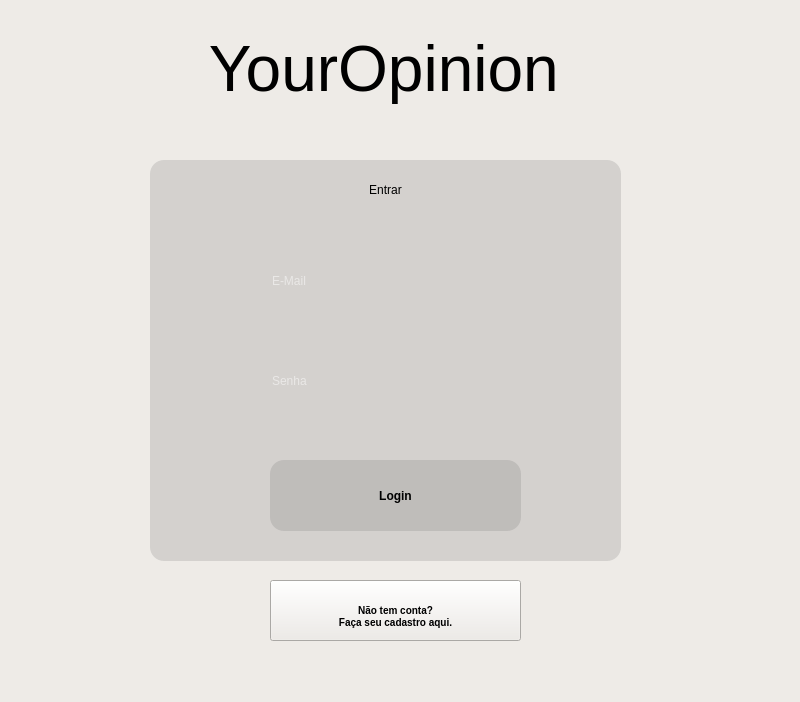
<?xml version="1.0" encoding="UTF-8"?>
<ui version="4.0">
 <class>MainWindow</class>
 <widget class="QMainWindow" name="MainWindow">
  <property name="geometry">
   <rect>
    <x>0</x>
    <y>0</y>
    <width>800</width>
    <height>702</height>
   </rect>
  </property>
  <property name="windowTitle">
   <string>MainWindow</string>
  </property>
  <property name="styleSheet">
   <string notr="true">background-color: rgb(238, 235, 231);</string>
  </property>
  <widget class="QWidget" name="centralwidget">
   <widget class="QFrame" name="frame">
    <property name="geometry">
     <rect>
      <x>40</x>
      <y>10</y>
      <width>711</width>
      <height>121</height>
     </rect>
    </property>
    <property name="styleSheet">
     <string notr="true">background-color: transparent;

</string>
    </property>
    <property name="frameShape">
     <enum>QFrame::StyledPanel</enum>
    </property>
    <property name="frameShadow">
     <enum>QFrame::Raised</enum>
    </property>
    <widget class="QLabel" name="NomeSite">
     <property name="geometry">
      <rect>
       <x>110</x>
       <y>20</y>
       <width>471</width>
       <height>81</height>
      </rect>
     </property>
     <property name="whatsThis">
      <string>&lt;html&gt;&lt;head/&gt;&lt;body&gt;&lt;p align=&quot;center&quot;&gt;&lt;br/&gt;&lt;/p&gt;&lt;/body&gt;&lt;/html&gt;</string>
     </property>
     <property name="styleSheet">
      <string notr="true">font: 36pt &quot;Vladimir Script&quot;;</string>
     </property>
     <property name="text">
      <string>&lt;html&gt;&lt;head/&gt;&lt;body&gt;&lt;p align=&quot;center&quot;&gt;&lt;span style=&quot; font-size:48pt;&quot;&gt;YourOpinion&lt;/span&gt;&lt;/p&gt;&lt;/body&gt;&lt;/html&gt;

</string>
     </property>
     <property name="alignment">
      <set>Qt::AlignCenter</set>
     </property>
    </widget>
   </widget>
   <widget class="QFrame" name="frame_2">
    <property name="geometry">
     <rect>
      <x>150</x>
      <y>160</y>
      <width>471</width>
      <height>401</height>
     </rect>
    </property>
    <property name="styleSheet">
     <string notr="true">background-color: rgba(111, 111, 111, 0.21); border-radius: 14px;
</string>
    </property>
    <property name="frameShape">
     <enum>QFrame::StyledPanel</enum>
    </property>
    <property name="frameShadow">
     <enum>QFrame::Raised</enum>
    </property>
    <widget class="QLabel" name="EscritoEntrar">
     <property name="geometry">
      <rect>
       <x>110</x>
       <y>0</y>
       <width>251</width>
       <height>61</height>
      </rect>
     </property>
     <property name="styleSheet">
      <string notr="true">font: 18pt &quot;MS Shell Dlg 2&quot;;
background-color: transparent;
</string>
     </property>
     <property name="text">
      <string>&lt;html&gt;&lt;head/&gt;&lt;body&gt;&lt;p align=&quot;center&quot;&gt;Entrar&lt;/p&gt;&lt;/body&gt;&lt;/html&gt;</string>
     </property>
     <property name="alignment">
      <set>Qt::AlignCenter</set>
     </property>
     <property name="wordWrap">
      <bool>true</bool>
     </property>
    </widget>
    <widget class="QLabel" name="balaoazul02">
     <property name="geometry">
      <rect>
       <x>-10</x>
       <y>150</y>
       <width>381</width>
       <height>161</height>
      </rect>
     </property>
     <property name="styleSheet">
      <string notr="true">background-color: transparent;
</string>
     </property>
     <property name="inputMethodHints">
      <set>Qt::ImhHiddenText</set>
     </property>
     <property name="text">
      <string/>
     </property>
     <property name="pixmap">
      <pixmap>../../Downloads/balaoazul.png</pixmap>
     </property>
    </widget>
    <widget class="QPushButton" name="login">
     <property name="geometry">
      <rect>
       <x>120</x>
       <y>300</y>
       <width>251</width>
       <height>71</height>
      </rect>
     </property>
     <property name="styleSheet">
      <string notr="true"> background: qlineargradient(x1: 0, y1: 0, x2: 1, y2: 0,
                                stop: 0 #BFE5E8,
                                stop: 0.5 #9CC1C4,
                                stop: 1 #C8E2E4);
border-radius: 14px;
font-family: &quot;MS Shell Dlg 2&quot;;
    font-size: 12px;
font-weight: bold;</string>
     </property>
     <property name="text">
      <string>Login</string>
     </property>
    </widget>
    <widget class="QLabel" name="balaoazul01">
     <property name="geometry">
      <rect>
       <x>-10</x>
       <y>50</y>
       <width>381</width>
       <height>161</height>
      </rect>
     </property>
     <property name="styleSheet">
      <string notr="true">background-color: transparent;
</string>
     </property>
     <property name="text">
      <string/>
     </property>
     <property name="pixmap">
      <pixmap>../../Downloads/balaoazul.png</pixmap>
     </property>
    </widget>
    <widget class="QLineEdit" name="email">
     <property name="geometry">
      <rect>
       <x>120</x>
       <y>100</y>
       <width>241</width>
       <height>41</height>
      </rect>
     </property>
     <property name="styleSheet">
      <string notr="true">background-color: rgba(0, 0, 0, 0); 
color: rgba(255, 255, 255, 1.0); 
font: 8pt &quot;MS Shell Dlg 2&quot;;</string>
     </property>
     <property name="placeholderText">
      <string>E-Mail</string>
     </property>
    </widget>
    <widget class="QLineEdit" name="senha">
     <property name="geometry">
      <rect>
       <x>120</x>
       <y>200</y>
       <width>241</width>
       <height>41</height>
      </rect>
     </property>
     <property name="focusPolicy">
      <enum>Qt::WheelFocus</enum>
     </property>
     <property name="styleSheet">
      <string notr="true">background-color: rgba(0, 0, 0, 0); 
color: rgba(255, 255, 255, 1.0); 
font: 8pt &quot;MS Shell Dlg 2&quot;;</string>
     </property>
     <property name="echoMode">
      <enum>QLineEdit::Password</enum>
     </property>
     <property name="placeholderText">
      <string>Senha</string>
     </property>
    </widget>
   </widget>
   <widget class="QPushButton" name="cads">
    <property name="geometry">
     <rect>
      <x>270</x>
      <y>580</y>
      <width>251</width>
      <height>61</height>
     </rect>
    </property>
    <property name="whatsThis">
     <string>&lt;html&gt;&lt;head/&gt;&lt;body&gt;&lt;p align=&quot;center&quot;&gt;&lt;br/&gt;Já tem conta?&lt;/p&gt;&lt;p align=&quot;center&quot;&gt;&lt;span style=&quot; text-decoration: underline;&quot;&gt;Faça loqin aqui.&lt;/span&gt;&lt;/p&gt;&lt;/body&gt;&lt;/html&gt;</string>
    </property>
    <property name="styleSheet">
     <string notr="true">


font-family: &quot;MS Shell Dlg 2&quot;;
    font-size: 10px;
font-weight: bold;</string>
    </property>
    <property name="text">
     <string>
Não tem conta?
Faça seu cadastro aqui.</string>
    </property>
   </widget>
   <zorder>frame_2</zorder>
   <zorder>frame</zorder>
   <zorder>cads</zorder>
  </widget>
  <widget class="QMenuBar" name="menubar">
   <property name="geometry">
    <rect>
     <x>0</x>
     <y>0</y>
     <width>800</width>
     <height>22</height>
    </rect>
   </property>
  </widget>
  <widget class="QStatusBar" name="statusbar"/>
 </widget>
 <resources/>
 <connections/>
</ui>
